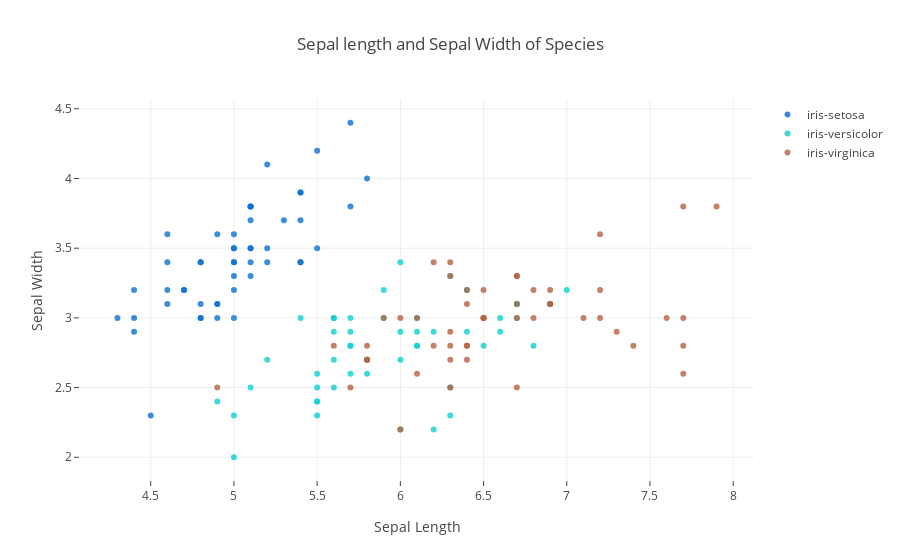

The notebook cell this image was saved under:
### Code cell
py.offline.iplot(fig)

### Figure 1 — Plotly figure (JSON) as saved in the notebook; plotly's stock layout.template omitted (floating-point values rounded to 4 significant figures)
{"data": [{"marker": {"color": "rgba(12, 112, 212, 0.8)"}, "mode": "markers", "name": "iris-setosa", "text": ["iris-sesota", "iris-sesota", "iris-sesota", "iris-sesota", "iris-sesota", "iris-sesota", "iris-sesota", "iris-sesota", "iris-sesota", "iris-sesota", "iris-sesota", "iris-sesota", "iris-sesota", "iris-sesota", "iris-sesota", "iris-sesota", "iris-sesota", "iris-sesota", "iris-sesota", "iris-sesota", "iris-sesota", "iris-sesota", "iris-sesota", "iris-sesota", "iris-sesota", "iris-sesota", "iris-sesota", "iris-sesota", "iris-sesota", "iris-sesota", "iris-sesota", "iris-sesota", "iris-sesota", "iris-sesota", "iris-sesota", "iris-sesota", "iris-sesota", "iris-sesota", "iris-sesota", "iris-sesota", "iris-sesota", "iris-sesota", "iris-sesota", "iris-sesota", "iris-sesota", "iris-sesota", "iris-sesota", "iris-sesota", "iris-sesota", "iris-sesota"], "type": "scatter", "uid": "a4a79009-2b39-498d-953d-ded5450fd09f", "x": [5.1, 4.9, 4.7, 4.6, 5, 5.4, 4.6, 5, 4.4, 4.9, 5.4, 4.8, 4.8, 4.3, 5.8, 5.7, 5.4, 5.1, 5.7, 5.1, 5.4, 5.1, 4.6, 5.1, 4.8, 5, 5, 5.2, 5.2, 4.7, 4.8, 5.4, 5.2, 5.5, 4.9, 5, 5.5, 4.9, 4.4, 5.1, 5, 4.5, 4.4, 5, 5.1, 4.8, 5.1, 4.6, 5.3, 5], "y": [3.5, 3, 3.2, 3.1, 3.6, 3.9, 3.4, 3.4, 2.9, 3.1, 3.7, 3.4, 3, 3, 4, 4.4, 3.9, 3.5, 3.8, 3.8, 3.4, 3.7, 3.6, 3.3, 3.4, 3, 3.4, 3.5, 3.4, 3.2, 3.1, 3.4, 4.1, 4.2, 3.1, 3.2, 3.5, 3.6, 3, 3.4, 3.5, 2.3, 3.2, 3.5, 3.8, 3, 3.8, 3.2, 3.7, 3.3]}, {"marker": {"color": "rgba(11, 209, 208, 0.8)"}, "mode": "markers", "name": "iris-versicolor", "text": ["iris-versicolor", "iris-versicolor", "iris-versicolor", "iris-versicolor", "iris-versicolor", "iris-versicolor", "iris-versicolor", "iris-versicolor", "iris-versicolor", "iris-versicolor", "iris-versicolor", "iris-versicolor", "iris-versicolor", "iris-versicolor", "iris-versicolor", "iris-versicolor", "iris-versicolor", "iris-versicolor", "iris-versicolor", "iris-versicolor", "iris-versicolor", "iris-versicolor", "iris-versicolor", "iris-versicolor", "iris-versicolor", "iris-versicolor", "iris-versicolor", "iris-versicolor", "iris-versicolor", "iris-versicolor", "iris-versicolor", "iris-versicolor", "iris-versicolor", "iris-versicolor", "iris-versicolor", "iris-versicolor", "iris-versicolor", "iris-versicolor", "iris-versicolor", "iris-versicolor", "iris-versicolor", "iris-versicolor", "iris-versicolor", "iris-versicolor", "iris-versicolor", "iris-versicolor", "iris-versicolor", "iris-versicolor", "iris-versicolor", "iris-versicolor"], "type": "scatter", "uid": "482c35fb-11b3-432b-820e-35603fd49c91", "x": [7, 6.4, 6.9, 5.5, 6.5, 5.7, 6.3, 4.9, 6.6, 5.2, 5, 5.9, 6, 6.1, 5.6, 6.7, 5.6, 5.8, 6.2, 5.6, 5.9, 6.1, 6.3, 6.1, 6.4, 6.6, 6.8, 6.7, 6, 5.7, 5.5, 5.5, 5.8, 6, 5.4, 6, 6.7, 6.3, 5.6, 5.5, 5.5, 6.1, 5.8, 5, 5.6, 5.7, 5.7, 6.2, 5.1, 5.7], "y": [3.2, 3.2, 3.1, 2.3, 2.8, 2.8, 3.3, 2.4, 2.9, 2.7, 2, 3, 2.2, 2.9, 2.9, 3.1, 3, 2.7, 2.2, 2.5, 3.2, 2.8, 2.5, 2.8, 2.9, 3, 2.8, 3, 2.9, 2.6, 2.4, 2.4, 2.7, 2.7, 3, 3.4, 3.1, 2.3, 3, 2.5, 2.6, 3, 2.6, 2.3, 2.7, 3, 2.9, 2.9, 2.5, 2.8]}, {"marker": {"color": "rgba(183, 98, 65, 0.8)"}, "mode": "markers", "name": "iris-virginica", "text": ["iris-virginica", "iris-virginica", "iris-virginica", "iris-virginica", "iris-virginica", "iris-virginica", "iris-virginica", "iris-virginica", "iris-virginica", "iris-virginica", "iris-virginica", "iris-virginica", "iris-virginica", "iris-virginica", "iris-virginica", "iris-virginica", "iris-virginica", "iris-virginica", "iris-virginica", "iris-virginica", "iris-virginica", "iris-virginica", "iris-virginica", "iris-virginica", "iris-virginica", "iris-virginica", "iris-virginica", "iris-virginica", "iris-virginica", "iris-virginica", "iris-virginica", "iris-virginica", "iris-virginica", "iris-virginica", "iris-virginica", "iris-virginica", "iris-virginica", "iris-virginica", "iris-virginica", "iris-virginica", "iris-virginica", "iris-virginica", "iris-virginica", "iris-virginica", "iris-virginica", "iris-virginica", "iris-virginica", "iris-virginica", "iris-virginica", "iris-virginica"], "type": "scatter", "uid": "eaac2e83-4053-497d-a7d3-8c2efa0d6d7b", "x": [6.3, 5.8, 7.1, 6.3, 6.5, 7.6, 4.9, 7.3, 6.7, 7.2, 6.5, 6.4, 6.8, 5.7, 5.8, 6.4, 6.5, 7.7, 7.7, 6, 6.9, 5.6, 7.7, 6.3, 6.7, 7.2, 6.2, 6.1, 6.4, 7.2, 7.4, 7.9, 6.4, 6.3, 6.1, 7.7, 6.3, 6.4, 6, 6.9, 6.7, 6.9, 5.8, 6.8, 6.7, 6.7, 6.3, 6.5, 6.2, 5.9], "y": [3.3, 2.7, 3, 2.9, 3, 3, 2.5, 2.9, 2.5, 3.6, 3.2, 2.7, 3, 2.5, 2.8, 3.2, 3, 3.8, 2.6, 2.2, 3.2, 2.8, 2.8, 2.7, 3.3, 3.2, 2.8, 3, 2.8, 3, 2.8, 3.8, 2.8, 2.8, 2.6, 3, 3.4, 3.1, 3, 3.1, 3.1, 3.1, 2.7, 3.2, 3.3, 3, 2.5, 3, 3.4, 3]}], "layout": {"title": {"text": "Sepal length and Sepal Width of Species"}, "xaxis": {"ticklen": 5, "title": {"text": "Sepal Length"}, "zeroline": false}, "yaxis": {"ticklen": 5, "title": {"text": "Sepal Width"}, "zeroline": false}}}
